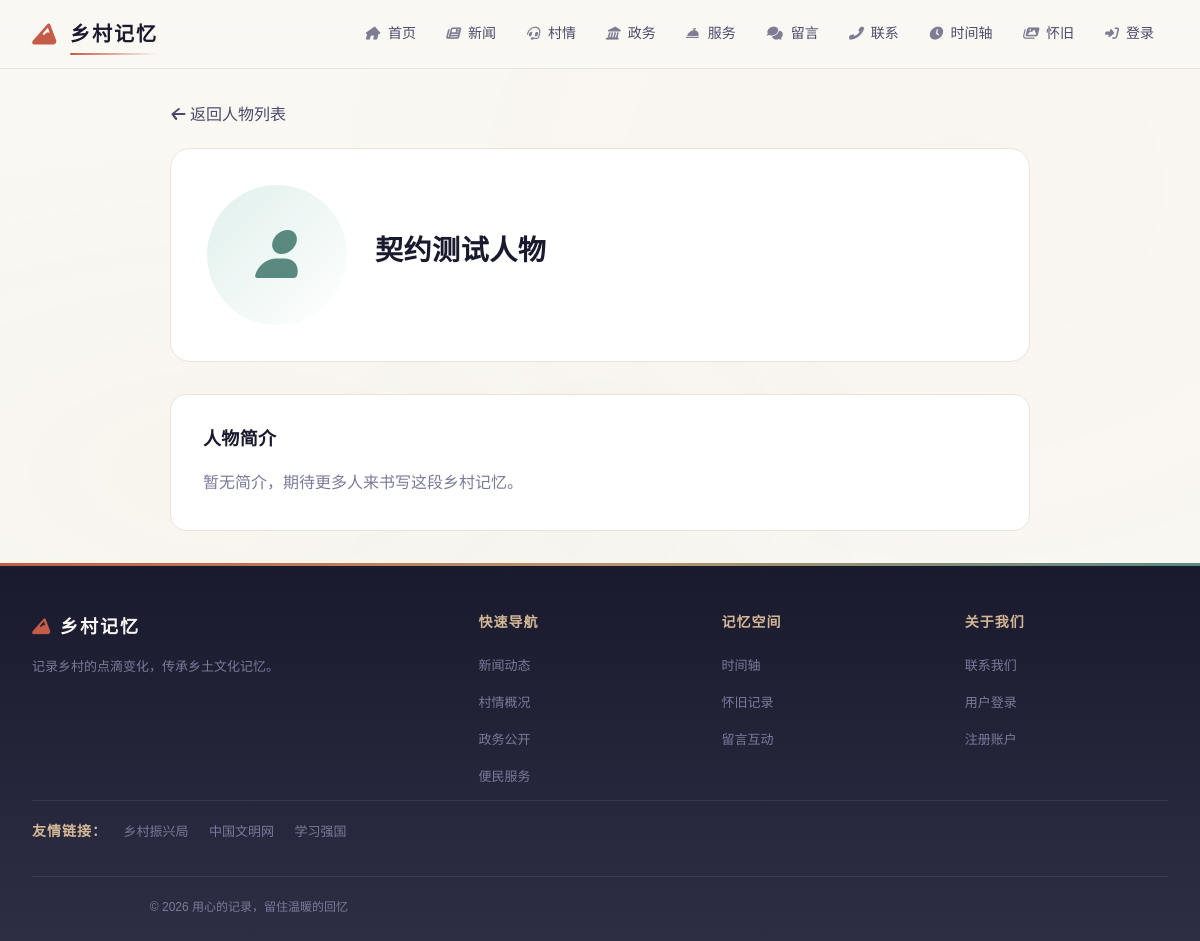
The app's page /people/1 with its own data.
### models.py (models this page shows, shortened)
class SiteConfig(db.Model):
    __tablename__ = "site_config"
    id = db.Column(db.Integer, primary_key=True)
    site_title = db.Column(db.String(100), default="乡村记忆")  # 站点标题
    site_slogan = db.Column(db.Text, default="")  # 站点副标题/标语
    logo_url = db.Column(db.String(255), default="")  # 图片 Logo 访问 URL
    logo_name = db.Column(db.String(100), default="乡村记忆")  # 文字 Logo 名称
    logo_icon = db.Column(db.String(50), default="fas fa-mountain")  # 文字 Logo 图标
    nav_menu = db.Column(db.Text, default="[]")  # 导航菜单 JSON
    footer_brand = db.Column(db.Text, default="")  # 页脚品牌名
    footer_about = db.Column(db.Text, default="")  # 页脚简介文案
    footer_links = db.Column(db.Text, default="[]")  # 页脚链接分组 JSON
    footer_copyright = db.Column(db.Text, default="")  # 版权后缀（不含年份）
    quick_links = db.Column(db.Text, default="[]")  # 首页快速入口 JSON
    home_stats = db.Column(db.Text, default="{}")  # 首页/村情统计 JSON
    about_content = db.Column(db.Text, default="")  # 关于我们页正文（富文本）
    hero_subtitle = db.Column(
        db.Text, default="生态宜居 · 产业兴旺 · 乡风文明"
    )  # 封面副标题
    hero_title = db.Column(db.Text, default="美丽乡村")  # 封面主标题（Hero 悬浮文字，后台可配）
    stat_labels = db.Column(db.Text, default="{}")  # KPI 标签 JSON: {population,area,output,satisfaction}
    intro_title = db.Column(db.Text, default="关于我们的村庄")  # 「关于我们的村庄」区块标题
    intro_subtitle = db.Column(db.Text, default="山水田园间，品味乡村魅力")  # 「关于我们的村庄」副文案
    features_title = db.Column(db.Text, default="乡村特色")  # 「乡村特色」区块标题
    features_subtitle = db.Column(db.Text, default="生态、生产、生活融合发展")  # 「乡村特色」副文案
    village_info_title = db.Column(db.Text, default="村庄信息")  # 「村庄信息」区块标题（P1）
    updated_at = db.Column(
        db.DateTime, default=datetime.utcnow, onupdate=datetime.utcnow
    )
    @classmethod
    def get(cls):
        try:
            row = cls.query.first()
        except Exception:
            row = None
        if row is None:
            row = cls(id=1, **cls.default_values())
        return row
    @property
    def nav_items(self):
        try:
            items = json.loads(self.nav_menu) if self.nav_menu else []
        except (json.JSONDecodeError, TypeError):
            items = []
        if not isinstance(items, list):
            items = []
        items = [i for i in items if i.get("is_active", True)]
        items.sort(key=lambda x: x.get("sort_order", 0))
        return items
    @property
    def footer_link_groups(self):
        try:
            groups = json.loads(self.footer_links) if self.footer_links else []
        except (json.JSONDecodeError, TypeError):
            groups = []
        return groups if isinstance(groups, list) else []

class People(db.Model):
    __tablename__ = "people"
    id = db.Column(db.Integer, primary_key=True)
    name = db.Column(db.String(100), nullable=False)
    relation = db.Column(db.String(100))
    photo_url = db.Column(db.String(500))
    bio = db.Column(db.Text)
    birth_year = db.Column(db.Integer)
    created_at = db.Column(db.DateTime, default=datetime.utcnow)

class FriendLink(db.Model):
    __tablename__ = "friend_links"
    id = db.Column(db.Integer, primary_key=True)
    name = db.Column(db.String(100), nullable=False)  # 链接名称
    url = db.Column(db.String(255), default="")  # 跳转地址
    logo_url = db.Column(db.String(255), default="")  # 站点图标（可选）
    description = db.Column(db.Text, default="")  # 备注
    sort_order = db.Column(db.Integer, default=0)  # 排序
    is_active = db.Column(db.Boolean, default=True)  # 是否展示
    created_at = db.Column(db.DateTime, default=datetime.utcnow)

### routes/main.py (the view)
@main_bp.route("/people/<int:pid>")
def person_page(pid):
    person = People.query.get(pid)
    if not person:
        abort(404)
    return render_template("person.html", person=person)

### templates/person.html (shortened to what this page needs)
{% extends "base.html" %}
{% block content %}
<div class="person-container">
  <a href="/tags?mode=people" class="back-link"><i class="fas fa-arrow-left"></i> 返回人物列表</a>
  <div class="person-hero">
    {% if person.photo_url %}
    <img src="{{ person.photo_url }}" alt="{{ person.name }}" class="person-photo" />
    {% else %}
    <div class="person-photo-placeholder">
      <i class="fas fa-user"></i>
    </div>
    {% endif %}
    <div>
      <h1 class="person-name">{{ person.name }}</h1>
    </div>
  </div>
  <div class="person-bio">
    <h3> 人物简介</h3>
    {% if person.bio %}
    <p>{{ person.bio }}</p>
    {% else %}
    <p style="color: var(--ink-muted);">暂无简介，期待更多人来书写这段乡村记忆。</p>
    {% endif %}
  </div>
</div>
{% endblock %}

### templates/base.html (shortened to what this page needs)
<!doctype html>
<html lang="zh-CN">
  <head>
    <link
      rel="stylesheet"
      href="{{ url_for('static', filename='font-awesome/css/all.min.css') }}"
    />
    <link rel="stylesheet" href="/static/css/style.css" />
  </head>
  <body class="{% if request.path.startswith('/admin') %}is-admin{% endif %}">
    <header class="site-header">
      <div class="header-inner">
        <a href="/" class="logo-area">
          {% if site_config and site_config.logo_url %}
          <img src="{{ site_config.logo_url }}" alt="{{ site_config.logo_name or 'logo' }}" style="height: 28px; border-radius: 6px;" />
          {% else %}
          <i class="{{ site_config.logo_icon if site_config and site_config.logo_icon else 'fas fa-mountain' }}"></i>
          <span>{{ site_config.logo_name if site_config and site_config.logo_name else '乡村记忆' }}</span>
          {% endif %}
        </a>
        <ul class="nav-links" id="navLinks">
          {% if site_config %}
          {% for item in site_config.nav_items %}
          <li>
            <a href="{{ item.url }}"><i class="{{ item.icon or 'fas fa-circle' }}"></i> {{ item.label }}</a>
          </li>
          {% endfor %}
          {% endif %}
          {% if session['user'] %}
          <li>
            <a href="/logout"><i class="fas fa-sign-out-alt"></i> 退出</a>
          </li>
          {% else %}
          <li>
            <a href="/login"><i class="fas fa-sign-in-alt"></i> 登录</a>
          </li>
          {% endif %}
        </ul>
      </div>
    </header>
    <main class="container">
       {% block content %}{% endblock %}
    </main>
    <footer>
      <div class="footer-inner">
        <div>
          <div class="footer-brand">
            {% if site_config and site_config.logo_icon %}<i class="{{ site_config.logo_icon }}" style="margin-right: 8px; color: var(--cinnabar)"></i>{% endif %}{{ site_config.footer_brand if site_config and site_config.footer_brand else '乡村记忆' }}
          </div>
          <p class="footer-desc">
            {{ site_config.footer_about if site_config and site_config.footer_about else '记录乡村的点滴变化，传承乡土文化记忆。<br />让每一份乡愁都有处安放，让每一个故事都被铭记。' }}
          </p>
        </div>
        {% for group in (site_config.footer_link_groups if site_config else []) %}
        <div>
          <div class="footer-title">{{ group.title }}</div>
          <ul class="footer-links">
            {% for link in group.links %}
            <li><a href="{{ link.url }}">{{ link.label }}</a></li>
            {% endfor %}
          </ul>
        </div>
        {% endfor %}
      </div>
      {% if friend_links %}
      <div class="footer-friends" style="border-top: 1px solid rgba(255, 255, 255, 0.08); padding-top: 16px; margin-bottom: 8px;">
        <span class="footer-title" style="margin-right: 12px;">友情链接：</span>
        {% for fl in friend_links %}
        <a href="{{ fl.url }}" target="_blank" rel="noopener noreferrer" style="margin-right: 16px; color: var(--ink-muted); font-size: 13px;">{{ fl.name }}</a>
        {% endfor %}
      </div>
      {% endif %}
      <div class="footer-bottom">
        <p>&copy; {{ now.year }} {{ site_config.footer_copyright if site_config and site_config.footer_copyright else '乡村记忆系统 | 用心的记录，留住温暖的回忆' }}</p>
      </div>
    </footer>
  </body>
</html>

### static/css/style.css (style rules this page uses)
:root { --cinnabar: #c45c48; --cinnabar-light: #d97b6a; --cinnabar-pale: #f5e0dc; --jade: #5a8a7f; --jade-light: #7ab5a8; --jade-pale: #e0f0ec; --gold: #b8956a; --gold-light: #d4b896; --gold-pale: #f5efe6; --ink-dark: #1a1a2e; --ink: #2d2d44; --ink-light: #4a4a6a; --ink-muted: #7a7a9a; --paper: #faf8f3; --paper-warm: #f5f0e8; --paper-deep: #ebe5d9; --shadow-sm: 0 1px 3px rgba(26, 26, 46, 0.06); --shadow-md: 0 4px 16px rgba(26, 26, 46, 0.08); --shadow-lg: 0 8px 32px rgba(26, 26, 46, 0.1); --shadow-xl: 0 16px 48px rgba(26, 26, 46, 0.12); --font-display: "Noto Serif SC", "Source Han Serif SC", serif; --font-body: "Noto Sans SC", "PingFang SC", "Microsoft YaHei", sans-serif; --font-mono: "JetBrains Mono", "Fira Code", monospace; --radius-sm: 8px; --radius-md: 12px; --radius-lg: 16px; --radius-xl: 20px; --radius-full: 9999px; --space-1: 4px; --space-2: 8px; --space-3: 12px; --space-4: 16px; --space-5: 20px; --space-6: 24px; --space-8: 32px; --space-10: 40px; --space-12: 48px; --space-16: 64px; --ease-out: cubic-bezier(0.16, 1, 0.3, 1); --ease-in-out: cubic-bezier(0.65, 0, 0.35, 1); --duration-fast: 150ms; --duration-normal: 250ms; --duration-slow: 400ms; }
*, *::before, *::after { box-sizing: border-box; margin: 0; padding: 0; }
html { font-size: 16px; -webkit-font-smoothing: antialiased; -moz-osx-font-smoothing: grayscale; }
body { font-family: var(--font-body); background: var(--paper); color: var(--ink); line-height: 1.7; min-height: 100vh; display: flex; flex-direction: column; }
a { color: var(--cinnabar); text-decoration: none; transition: color var(--duration-fast) var(--ease-out); }
h1, h2, h3, h4, h5, h6 { font-family: var(--font-display); font-weight: 700; line-height: 1.3; color: var(--ink-dark); letter-spacing: 0.02em; }
h1 { font-size: clamp(1.75rem, 1.25rem + 2.5vw, 2.75rem); }
h3 { font-size: clamp(1.1rem, 0.95rem + 0.75vw, 1.35rem); }
p { max-width: 65ch; }
.container { max-width: 1280px; margin: 0 auto; padding: var(--space-8) var(--space-6); width: 100%; flex: 1; }

### templates/person.html (style rules this page uses)
.person-container { max-width: 860px; margin: 0 auto; }
.person-hero { display: flex; gap: 28px; align-items: center; background: white; border-radius: 20px; padding: 36px; border: 1px solid var(--paper-deep); box-shadow: 0 2px 12px var(--shadow-soft); margin-bottom: 32px; }
.person-photo-placeholder { width: 140px; height: 140px; border-radius: 50%; background: linear-gradient(135deg, var(--jade-pale), #fff); color: var(--jade); display: flex; align-items: center; justify-content: center; font-size: 48px; flex-shrink: 0; }
.person-name { font-family: "Noto Serif SC", serif; font-size: 28px; font-weight: 700; color: var(--ink-dark); margin: 0 0 8px; }
.person-bio { background: white; border-radius: 16px; padding: 32px; border: 1px solid var(--paper-deep); line-height: 1.9; color: var(--ink); }
.person-bio h3 { font-family: "Noto Serif SC", serif; font-size: 18px; margin: 0 0 16px; color: var(--ink-dark); }
.back-link { display: inline-flex; align-items: center; gap: 6px; margin-bottom: 20px; color: var(--ink-light); text-decoration: none; }

### records on screen
SiteConfig: logo_name "乡村记忆", footer_brand "乡村记忆", footer_about "记录乡村的点滴变化，传承乡土文化记忆。", footer_copyright "用心的记录，留住温暖的回忆"
People: name "契约测试人物"
FriendLink: name "乡村振兴局"
FriendLink: name "中国文明网"
FriendLink: name "学习强国"

### other values on screen
{{ item.label }} "首页" "新闻" "村情" "政务" "服务" "留言" "联系" "时间轴" "怀旧"
{{ group.title }} "快速导航" "记忆空间" "关于我们"
{{ link.label }} "新闻动态" "村情概况" "政务公开" "便民服务" "时间轴" "怀旧记录" "留言互动" "联系我们" "用户登录" "注册账户"
